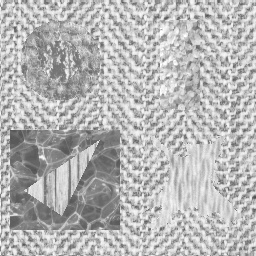
#> input picture project/img.png, 256 x 256 px
$ python -i nonlinear_filters.py   (imports and definitions only)
#> lines starting #> are read from the running program, lines starting #| are printed output that depends on the picture
import cv2
import numpy as np


def median_filter(image, kernel_size=3):
    """
    Áp dụng lọc trung vị (Median Filter) lên ảnh.

    :param image: Ảnh đầu vào (mảng numpy 2D hoặc 3D).
    :param kernel_size: Kích thước của kernel (phải là số lẻ, ví dụ: 3, 5, 7,...).
    :return: Ảnh sau khi áp dụng lọc trung vị.
    """
    if kernel_size % 2 == 0:
        raise ValueError("Kernel size must be an odd number.")

    if len(image.shape) == 3:  # Nếu ảnh là ảnh màu
        channels = cv2.split(image)  # Tách kênh
        filtered_channels = []
        for channel in channels:
            filtered_channel = cv2.medianBlur(channel, kernel_size)  # Lọc trung vị trên từng kênh
            filtered_channels.append(filtered_channel)
        filtered_image = cv2.merge(filtered_channels)  # Ghép lại các kênh
    else:  # Nếu ảnh là ảnh xám
        filtered_image = cv2.medianBlur(image, kernel_size)

    return filtered_image


def min_filter(image, kernel_size=3):
    """
    Lọc Min để lấy giá trị nhỏ nhất trong vùng kernel.
    :param image: Ảnh đầu vào (numpy array, xám hoặc màu).
    :param kernel_size: Kích thước kernel (phải là số lẻ).
    :return: Ảnh sau khi áp dụng lọc Min.
    """
    # Tạo kernel
    kernel = np.ones((kernel_size, kernel_size), np.uint8)

    # Kiểm tra ảnh xám hay ảnh màu
    if len(image.shape) == 3:  # Ảnh màu
        channels = cv2.split(image)  # Tách các kênh màu
        min_filtered_channels = [cv2.erode(channel, kernel) for channel in channels]
        min_filtered = cv2.merge(min_filtered_channels)  # Ghép lại các kênh màu
    else:  # Ảnh xám
        min_filtered = cv2.erode(image, kernel)

    return min_filtered


def max_filter(image, kernel_size=3):
    """
    Lọc Max để lấy giá trị lớn nhất trong vùng kernel.
    :param image: Ảnh đầu vào (numpy array, xám hoặc màu).
    :param kernel_size: Kích thước kernel (phải là số lẻ).
    :return: Ảnh sau khi áp dụng lọc Max.
    """
    # Tạo kernel
    kernel = np.ones((kernel_size, kernel_size), np.uint8)

    # Kiểm tra ảnh xám hay ảnh màu
    if len(image.shape) == 3:  # Ảnh màu
        channels = cv2.split(image)  # Tách các kênh màu
        max_filtered_channels = [cv2.dilate(channel, kernel) for channel in channels]
        max_filtered = cv2.merge(max_filtered_channels)  # Ghép lại các kênh màu
    else:  # Ảnh xám
        max_filtered = cv2.dilate(image, kernel)

    return max_filtered

>>> import cv2
>>> picture = cv2.imread('img.png')
#> picture is the input picture: shape (256, 256, 3); min 76, max 255, mean 181.8
>>> result = median_filter(picture)
#> the loop in median_filter, `for channel in channels:` made 3 passes
#> pass 1, in median_filter, `filtered_channel = cv2.medianBlur(channel, kernel_size)`:
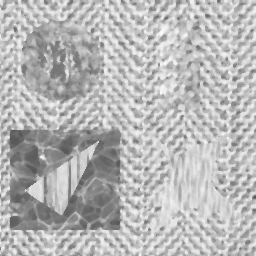
#> filtered_channel: shape (256, 256); min 86, max 254, mean 183
#> after the loop in median_filter, `for channel in channels:`: filtered_channels = 3 items
